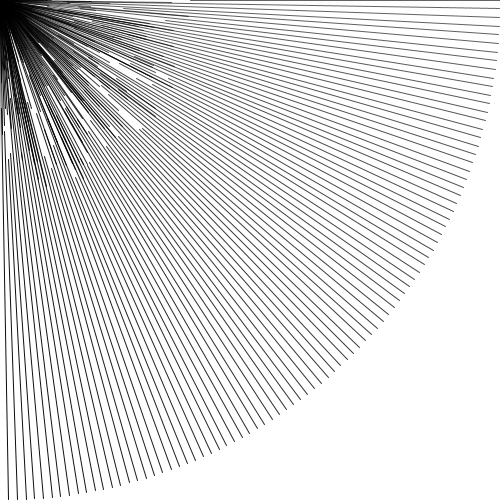
Frame 1 (no input)
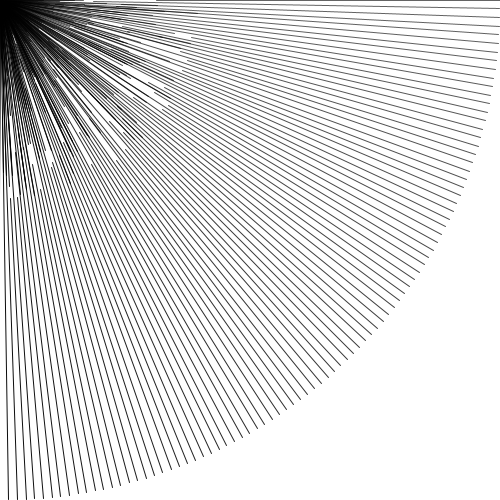
Frame 60 (the mouse pressed at the canvas centre just before this capture)
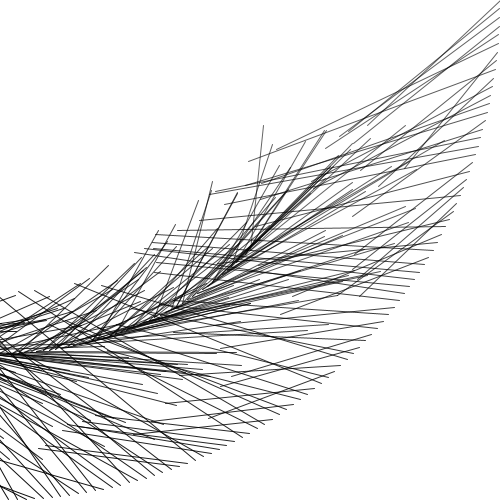
Frame 120 (the mouse held since frame 60 and released just before this capture)

The Processing sketch that drew these frames (run headless with seeded random() and noise(); from frame 60 on, the mouse is pressed at the canvas centre):

// Processing sketch: processing_144515
// ── processing_144515.pde

void setup() 
{
  size(500, 500);
  noFill();
  background(255);
}
void draw() 
{
  background(255,random(40));
  for (int i=0; i<=150; i++) 
  {
     rotate(radians(i));
   pushMatrix();
    stroke(0, 0, 0, i+155);
    line(mouseX, mouseY, mouseX+random(200), mouseY/2);
    line(500, 0, mouseX+random(200), mouseY/2);
        line(mouseX, mouseY, mouseX+random(200), mouseY/2);
   popMatrix();
   resetMatrix();
  }
}
